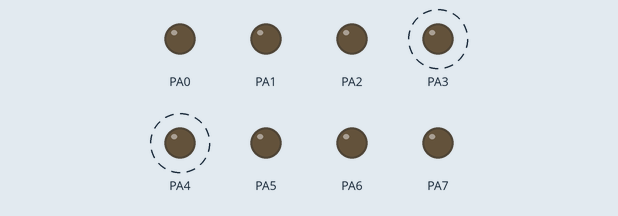
A program run on a simulated ATmega2560, built with avr-gcc and emulated at 16 MHz. On the bench: output pins drawn as LEDs (lit = HIGH). Dashed ring = blinking.

Above: at 0.5 s.
Timing chart, 0 to 4.6 s (numbered marks = the images above):
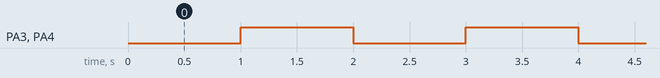

The program:

main.c
```c
/*
 * Exam Proof.c
 *
 * Created: 9/25/2022 3:13:24 PM
 * Author : Ethan Zeronik
 */

#include <avr/io.h>

#define F_CPU 16000000UL
#include <util/delay.h>

int main(void)
{
    // the top nibble is the motor output while the bottom is button input
    DDRA  = 0xFF;
    // turn on pullup resisitors on the bottom nibble
    PORTA = 0x00;

    _delay_ms(1000);

    // first question
    PORTA = (PORTA & ~0x18) | 0x18;
    _delay_ms(1000);

    // second question
    PORTA = (PORTA & ~0x18) | 0x00;
    _delay_ms(1000);

    while(1)
    {
        PORTA = (PORTA & ~0x18) | (~PORTA & 0x18);

		_delay_ms(1000);
    }
}
```

Measured:
- by itself, PA3, PA4: alternates HIGH for 1.0 s and LOW for 1.0 s
